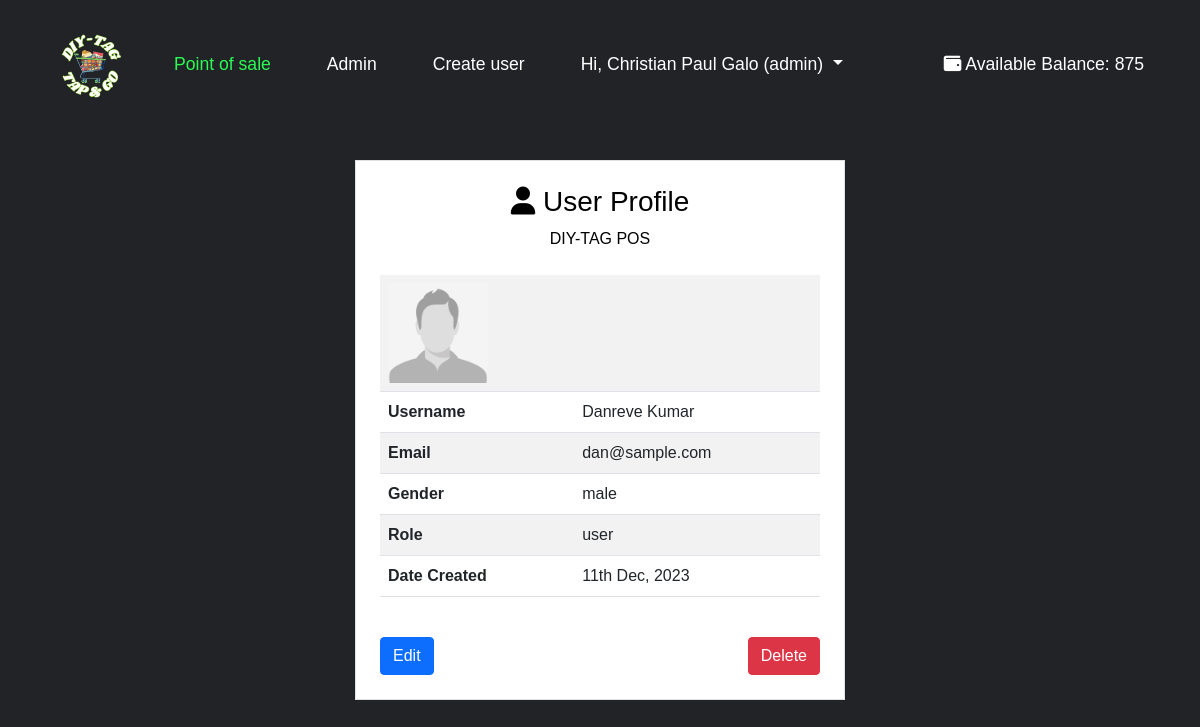
Page /index.php?pg=profile&id=17 (signed in) on the committed database.
### tables this page shows
CREATE TABLE `users` (
  `id` int(11) NOT NULL,
  `username` varchar(30) NOT NULL,
  `email` varchar(100) NOT NULL,
  `password` varchar(255) NOT NULL,
  `date` date NOT NULL,
  `image` varchar(500) DEFAULT NULL,
  `role` varchar(20) NOT NULL,
  `gender` varchar(6) NOT NULL DEFAULT 'male',
  `rfid` varchar(50) NOT NULL,
  `unique_num` varchar(50) NOT NULL,
  `qr_image` varchar(100) DEFAULT NULL,
  `balance` decimal(10,0) NOT NULL DEFAULT 0,
  `pin_number_rfid` int(6) NOT NULL,
  `pin_number_qr` int(6) NOT NULL,
  `deletable` tinyint(1) NOT NULL DEFAULT 1
);

### app/models/Auth.php (called while the page is built, shortened)
<?php
class Auth
{
	public static function get($column)
	{
		if (!empty($_SESSION['USER'][$column])) {
			return $_SESSION['USER'][$column];
		}
		return "Unknown";
	}
	public static function logged_in()
	{
		if (!empty($_SESSION['USER'])) {
			$db = new Database();
			$userData = $db->query("SELECT * FROM users WHERE email = :email LIMIT 1", ['email' => $_SESSION['USER']['email']]);
			if ($userData) {
				return true;
			}
		}
		return false;
	}
	public static function access($role)
	{
		$access['admin'] 		= ['admin'];
		$access['supervisor'] 	= ['admin', 'supervisor'];
		$access['user'] 		= ['admin', 'supervisor', 'user'];
		$myrole = self::get('role');
		if (in_array($myrole, $access[$role])) {
			return true;
		}
		return false;
	}
}

### app/core/database.php (called while the page is built)
<?php
class Database
{
	private function db_connect()
	{
		$DBHOST = "localhost";
		$DBNAME = "pos_db";
		$DBUSER = "root";
		$DBPASS = "";
		$DBDRIVER = "mysql";
		try {
			$con = new PDO("$DBDRIVER:host=$DBHOST;dbname=$DBNAME", $DBUSER, $DBPASS);
		} catch (PDOException $e) {
			echo $e->getMessage();
		}
		return $con;
	}
	public function query($query, $data = array())
	{
		$con = $this->db_connect();
		$smt = $con->prepare($query);
		$check = $smt->execute($data);
		if ($check) {
			$result = $smt->fetchAll(PDO::FETCH_ASSOC);
			if (is_array($result) && count($result) > 0) {
				return $result;
			}
		}
		return false;
	}
}

### app/core/functions.php (called while the page is built, shortened)
<?php
function esc($str)
{
	return htmlspecialchars($str);
}
function auth($column)
{
	if (!empty($_SESSION['USER'][$column])) {
		return $_SESSION['USER'][$column];
	}
	return "Unknown";
}
function crop($filename, $size = 400, $type = 'product')
{
	$ext = strtolower(pathinfo($filename, PATHINFO_EXTENSION));
	$cropped_file = preg_replace("/\.$ext$/", "_cropped." . $ext, $filename);
	if (!file_exists($filename)) {
		if ($type == "male") {
			return 'assets/images/user_male.jpg';
		} else
		if ($type == "female") {
			return 'assets/images/user_female.jpg';
		} else {
			return 'assets/images/no_image.jpg';
		}
	}
	return $cropped_file;
}
function get_date($date)
{
	return date("jS M, Y", strtotime($date));
}

### app/core/init.php (called while the page is built, shortened)
<?php
require "../app/core/functions.php";
require "../app/core/database.php";
require "../app/core/model.php";
function my_function($classname)
{
	$filename = "../app/models/" . ucfirst($classname) . ".php";
}

### app/core/model.php (called while the page is built, shortened)
<?php
class Model extends Database
{
	public function first($data)
	{
		$keys = array_keys($data);
		$query = "select * from $this->table where ";
		foreach ($keys as $key) {
			$query .= "$key = :$key && ";
		}
		$query = trim($query, "&& ");
		$db = new Database;
		if ($res = $db->query($query, $data)) {
			return $res[0];
		}
		return false;
	}
}

### app/views/auth/profile.view.php (the view, shortened to what this page needs)
<?php require views_path('partials/header');?>
	<div class="container-fluid border col-lg-5 col-md-6 mt-5 p-4 bg-white" >
		<?php if(is_array($row)):?>
			<center class="text-black">
				<h3><i class="fa fa-user"></i> User Profile</h3>
				<div><?=esc(APP_NAME)?></div>
			</center>
			<br>
			<table class="table table-hover table-striped">
				<tr>
					<td colspan="2">
						<img src="<?=crop($row['image'],400,$row['gender'])?>" style="width: 100%;max-width:100px;" >
					</td>
				</tr>
				<tr>
					<th>Username</th><td><?=$row['username']?></td>
				</tr>
				<tr>
					<th>Email</th><td><?=$row['email']?></td>
				</tr>
				<tr>
					<th>Gender</th><td><?=$row['gender']?></td>
				</tr>
				<tr>
					<th>Role</th><td><?=$row['role']?></td>
				</tr>
				<tr>
					<th>Date Created</th><td><?=get_date($row['date'])?></td>
				</tr>
			</table>
			<br>
			<a href="index.php?pg=edit-user&id=<?=$row['id']?>">
				<button type="button" class="btn btn-primary">Edit</button>
			</a>
			<a href="index.php?pg=delete-user&id=<?=$row['id']?>" class="float-end">
				<button type="button" class="btn btn-danger">Delete</button>
			</a>
		<?php else:?>
			<div class="alert alert-danger text-center">That user was not found!</div>
		<?php endif;?>
	</div>

### app/views/partials/nav.view.php (shortened to what this page needs)
<nav class="navbar navbar-expand-lg" style="min-width:350px;">
	<div class="container-fluid">
		<a class="navbar-brand" href="index.php?pg=home" style="background: transparent;"><img src="assets/images/d.png" alt="Logo" width="70" height="auto"></a>
		<div class="collapse navbar-collapse" id="navbarSupportedContent">
			<ul class="navbar-nav me-auto mb-2 mb-lg-0">
				<li class="nav-item">
					<a class="nav-link active" aria-current="page" href="index.php?pg=home">Point of sale</a>
				</li>
				<?php if (Auth::access('supervisor')) : ?>
					<li class="nav-item">
						<a class="nav-link" href="index.php?pg=admin">Admin</a>
					</li>
				<?php endif; ?>
				<?php if (Auth::access('admin')) : ?>
					<li class="nav-item">
						<a class="nav-link" href="index.php?pg=signup">Create user</a>
					</li>
				<?php endif; ?>
				<?php if (!Auth::logged_in()) : ?>
					<li class="nav-item">
						<a class="nav-link" href="index.php?pg=login">Login</a>
					</li>
				<?php else : ?>
					<li class="nav-item dropdown">
						<a class="nav-link dropdown-toggle" href="#" id="navbarDropdown" role="button" data-bs-toggle="dropdown" aria-expanded="false">
							Hi, <?= auth('username') ?> (<?= Auth::get('role') ?>)
						</a>
					</li>
				<?php endif; ?>
			</ul>
			<?php if (Auth::logged_in()) : ?>
				<div class="nav-item">
					<a class="nav-link"><i class="fa-solid fa-wallet"></i> Available Balance: <?= (Auth::get('balance') !== "Unknown") ? esc(Auth::get('balance')) : "0" ?></a>
				</div>
			<?php endif; ?>
		</div>
	</div>
</nav>

### public/assets/css/style.css (style rules this page uses)
* { padding: 0; margin: 0; box-sizing: border-box; font-family: 'Poppins', sans-serif; text-decoration: none; list-style: none; }
:root { --bg-color:#222327; --text-color: #fff; --main-color: #29fd53; }
body { min-height: 100vh; background: var(--bg-color); color: var(--text-color); }
nav { position: fixed; width: 100%; top: 1%; right: 0; z-index: 1000; display: flex; align-items: center; justify-content: space-between; background: transparent; padding: 20px 12%; transition: aLL .50s ease; }
.navbar { display: flex; margin-top: 16px; }
.navbar a { color: var(--text-color); font-size: 1.1rem; font-weight: 500; padding: 5px 0; margin: 0px 30px; transition: aLL .50s ease; }
.navbar a.active { color: var(--main-color); }
@media (max-width: 1280px) { nav { padding: 14px 2%; transition: .2s; } }
@media (max-width: 1280px) { .navbar a { padding: 5px 0; margin: 0px 20px; } }
.nav-item { position: relative; display: block; }
.nav-link { background-color: transparent; border: none; color: var(--text-color); font-size: 1.1rem; font-weight: 500; cursor: pointer; margin: 0px 30px; transition: all 0.5s ease; }
.navbar-brand { background-color: var(--text-color); }

### public/assets/css/payments.css (style rules this page uses)
:root { --primary-color: #07afd9; }
* { box-sizing: border-box; font-family: sans-serif; }

### public/assets/css/payrfid.css (style rules this page uses)
* { box-sizing: border-box; }

### rows in the picture
users: balance "875"
users: image+gender (picture), username "Danreve Kumar", email "dan@sample.com", gender "male", role "user", date "11th Dec, 2023"

### other values in the picture
auth('username') "Christian Paul Galo"
Auth::get('role') "admin"
APP_NAME "DIY-TAG POS"
